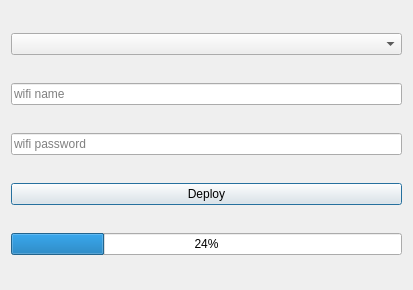
<?xml version="1.0" encoding="UTF-8"?>
<ui version="4.0">
 <class>DialogDeploy</class>
 <widget class="QDialog" name="Dialog">
  <property name="geometry">
   <rect>
    <x>0</x>
    <y>0</y>
    <width>413</width>
    <height>290</height>
   </rect>
  </property>
  <property name="windowTitle">
   <string>Deploy Hotload</string>
  </property>
  <layout class="QVBoxLayout" name="verticalLayout">
   <item>
    <widget class="QComboBox" name="combo_box_com">
     <property name="currentText">
      <string/>
     </property>
    </widget>
   </item>
   <item>
    <widget class="QLineEdit" name="line_edit_wifi">
     <property name="placeholderText">
      <string>wifi name</string>
     </property>
    </widget>
   </item>
   <item>
    <widget class="QLineEdit" name="line_edit_pwd">
     <property name="placeholderText">
      <string>wifi password</string>
     </property>
    </widget>
   </item>
   <item>
    <widget class="QPushButton" name="button_deploy">
     <property name="text">
      <string>Deploy</string>
     </property>
    </widget>
   </item>
   <item>
    <widget class="QProgressBar" name="progressBar">
     <property name="value">
      <number>24</number>
     </property>
    </widget>
   </item>
  </layout>
 </widget>
 <resources/>
 <connections/>
</ui>
